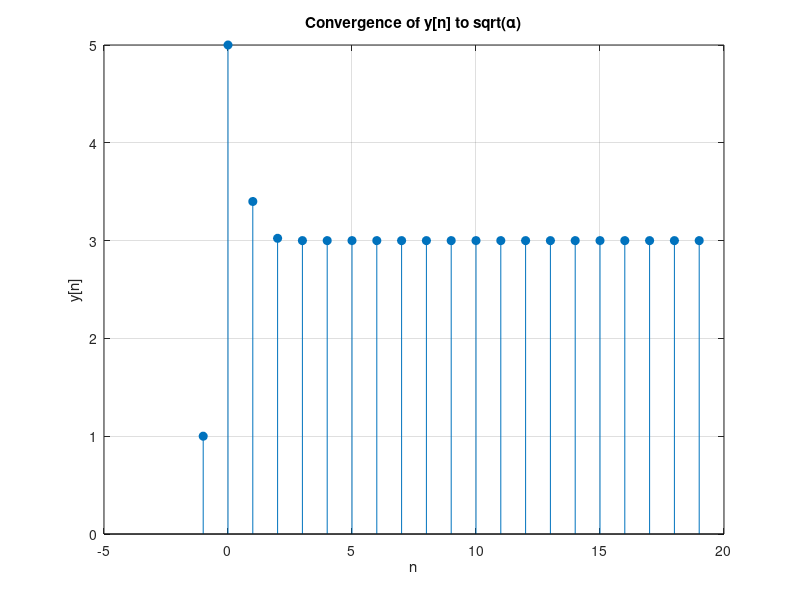

Recreate this plot in MATLAB.
clc;
clear;
close all;

alpha = 9;      % positive constant
N = 20;         % number of samples

y = zeros(1, N+1);   % extra space for index shift
x = alpha * ones(1, N+1);

% Initial condition
y(1) = 1;   % y[-1] = 1

% System implementation
for n = 2:N+1
    y(n) = 0.5 * ( y(n-1) + x(n)/y(n-1) );
end

% Correct time index
n_index = -1:N-1;

% Plot
stem(n_index, y, 'filled');
xlabel('n');
ylabel('y[n]');
title('Convergence of y[n] to sqrt(\alpha)');
grid on;

disp(['Theoretical value sqrt(alpha) = ', num2str(sqrt(alpha))]);
